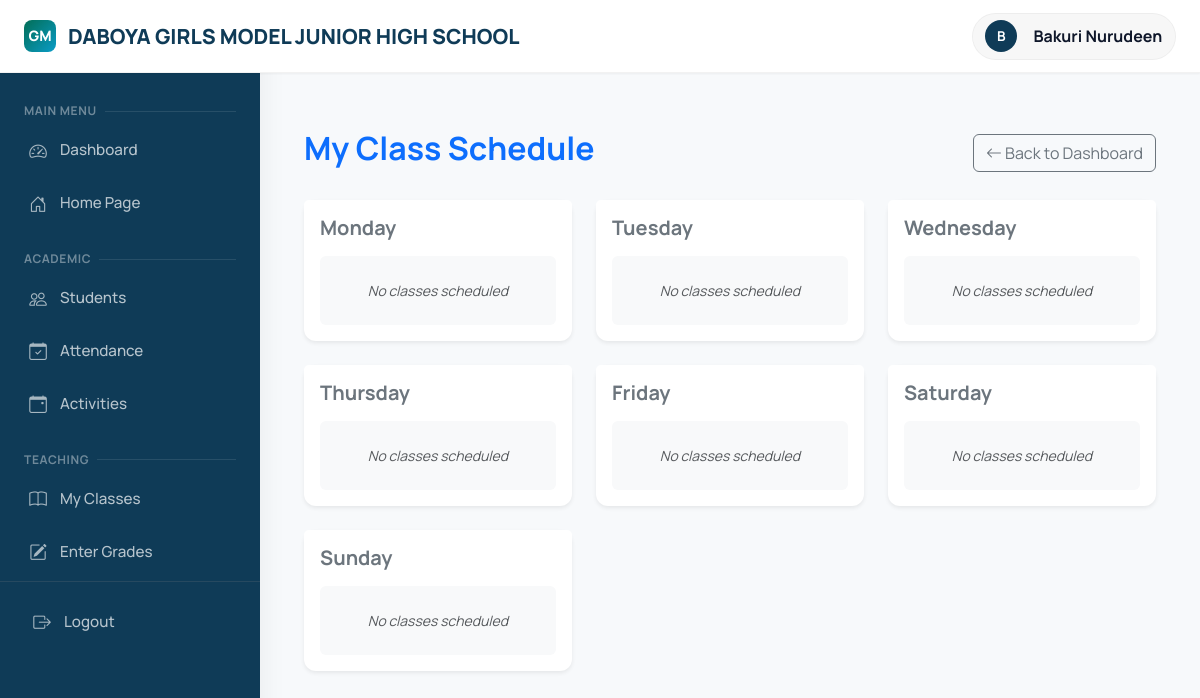
Before: /teachers/schedule/ (signed in) with the older database file.
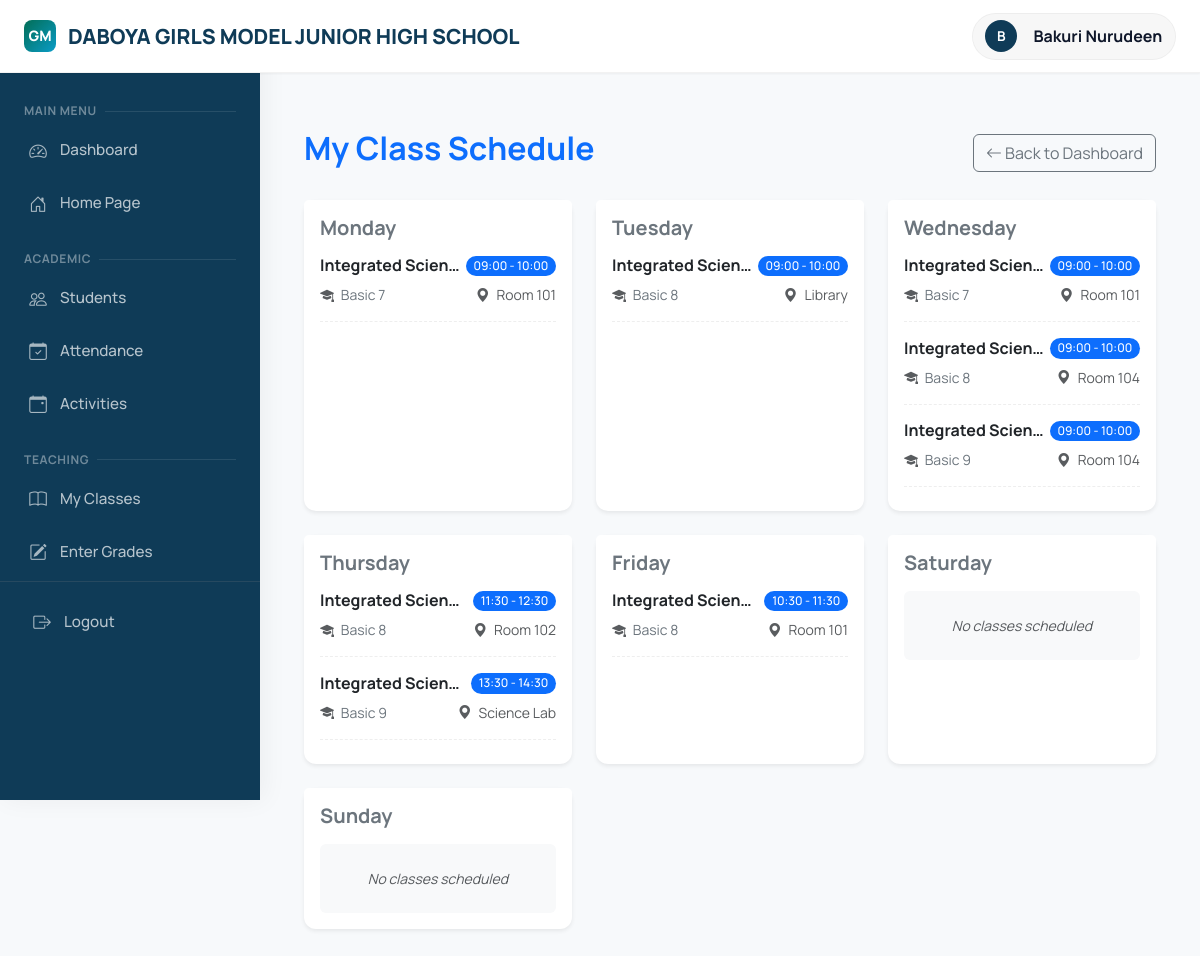
After: the same page with the newer database file.
### academics/models.py (models this page shows, shortened)
class SchoolInfo(models.Model):
    name = models.CharField(max_length=200, default="Daboya Girls Model JHS")
    address = models.TextField(default="P.O. Box 6, Daboya, North Gonja District")
    phone = models.CharField(max_length=50, default="024-0852910")
    email = models.EmailField(default="info@daboyagirlsmodel.edu.gh")
    motto = models.CharField(max_length=200, default="Success, Our Concern")
    logo = models.ImageField(upload_to='school_logo/', null=True, blank=True)
    class Meta:
        verbose_name_plural = "School Information"

class Timetable(models.Model):
    DAY_CHOICES = (
        (0, 'Monday'),
        (1, 'Tuesday'),
        (2, 'Wednesday'),
        (3, 'Thursday'),
        (4, 'Friday'),
        (5, 'Saturday'),
        (6, 'Sunday'),
    )
    class_subject = models.ForeignKey(ClassSubject, on_delete=models.CASCADE)
    day = models.IntegerField(choices=DAY_CHOICES)
    start_time = models.TimeField()
    end_time = models.TimeField()
    room = models.CharField(max_length=50, blank=True, help_text="e.g. Room 101 or Lab A")
    class Meta:
        ordering = ['day', 'start_time']
        verbose_name_plural = "Timetables"

class ClassSubject(models.Model):
    class_name = models.ForeignKey(Class, on_delete=models.CASCADE)
    subject = models.ForeignKey(Subject, on_delete=models.CASCADE)
    teacher = models.ForeignKey('teachers.Teacher', on_delete=models.SET_NULL, null=True)
    class Meta:
        unique_together = ['class_name', 'subject']

class Subject(models.Model):
    name = models.CharField(max_length=100)
    code = models.CharField(max_length=20, unique=True)
    description = models.TextField(blank=True)

class Class(models.Model):
    name = models.CharField(max_length=50)  # e.g., "Grade 10A", "Grade 9B"
    academic_year = models.ForeignKey(AcademicYear, on_delete=models.CASCADE)
    class_teacher = models.ForeignKey('teachers.Teacher', on_delete=models.SET_NULL,
                                     null=True, blank=True, related_name='managed_classes')
    class Meta:
        verbose_name_plural = "Classes"
        unique_together = ['name', 'academic_year']

### accounts/models.py (models this page shows, shortened)
class User(AbstractUser):
    USER_TYPES = (
        ('admin', 'Admin'),
        ('teacher', 'Teacher'),
        ('student', 'Student'),
        ('parent', 'Parent'),
    )
    user_type = models.CharField(max_length=10, choices=USER_TYPES)
    phone = models.CharField(max_length=15, blank=True)
    address = models.TextField(blank=True)
    profile_picture = models.ImageField(upload_to='profiles/', null=True, blank=True)

### teachers/views.py (the view)
# urls.py: path('schedule/', views.teacher_schedule, name='schedule'),
@login_required
def teacher_schedule(request):
    if request.user.user_type != 'teacher':
        messages.error(request, 'Access denied')
        return redirect('dashboard')
    try:
        teacher = Teacher.objects.get(user=request.user)
    except Teacher.DoesNotExist:
        messages.error(request, 'Teacher profile not found.')
        return redirect('dashboard')
    timetable_qs = Timetable.objects.filter(class_subject__teacher=teacher).select_related(
        'class_subject', 'class_subject__class_name', 'class_subject__subject'
    ).order_by('day', 'start_time')
    days_data = []
    for code, name in Timetable.DAY_CHOICES:
        entries = [t for t in timetable_qs if t.day == code]
        days_data.append({
            'name': name,
            'entries': entries
        })
    return render(request, 'teachers/schedule.html', {'days': days_data})

### academics/context_processors.py (called while the page is built)
def school_info(request):
    try:
        info = SchoolInfo.objects.first()
    except:
        info = None
    if not info:
        return {
            'school_name': "Daboya Girls Model JHS",
            'school_address': "P.O. Box 6, Daboya, North Gonja District",
            'school_motto': "Success, Our Concern",
        }
    return {
        'school_name': info.name,
        'school_address': info.address,
        'school_phone': info.phone,
        'school_email': info.email,
        'school_motto': info.motto,
        'school_logo': info.logo,
        'school_object': info
    }

### templates/teachers/schedule.html (shortened to what this page needs)
{% extends 'base.html' %}
{% block content %}
<div class="container py-4">
    <div class="d-flex justify-content-between align-items-center mb-4">
        <h2 class="fw-bold text-primary">My Class Schedule</h2>
        <a href="{% url 'dashboard' %}" class="btn btn-outline-secondary">
            <i class="bi bi-arrow-left"></i> Back to Dashboard
        </a>
    </div>
    <div class="row">
        {% for day in days %}
        <div class="col-md-6 col-lg-4 mb-4">
            <div class="card h-100 shadow-sm border-0">
                <div class="card-header bg-white border-bottom-0 pt-3">
                    <h5 class="card-title fw-bold text-secondary mb-0">
                        {{ day.name }}
                    </h5>
                </div>
                <div class="card-body pt-0">
                    {% if day.entries %}
                        <div class="list-group list-group-flush">
                        {% for entry in day.entries %}
                            <div class="list-group-item px-0 border-bottom-0 pb-3 mb-2" style="border-bottom: 1px dashed #eee !important;">
                                <div class="d-flex w-100 justify-content-between align-items-center mb-1">
                                    <h6 class="mb-0 fw-bold text-dark text-truncate" style="max-width: 60%;">
                                        {{ entry.class_subject.subject.name }}
                                    </h6>
                                    <span class="badge bg-primary text-white rounded-pill" style="font-weight: 500; font-size: 0.75rem;">
                                        {{ entry.start_time|time:"H:i" }} - {{ entry.end_time|time:"H:i" }}
                                    </span>
                                </div>
                                <div class="d-flex justify-content-between align-items-center mt-2">
                                    <span class="text-secondary small">
                                        <i class="bi bi-mortarboard-fill me-1 text-muted"></i>
                                        {{ entry.class_subject.class_name.name }}
                                    </span>
                                    {% if entry.room %}
                                    <span class="text-muted small">
                                        <i class="bi bi-geo-alt-fill me-1"></i> {{ entry.room }}
                                    </span>
                                    {% endif %}
                                </div>
                            </div>
                        {% endfor %}
                        </div>
                    {% else %}
                        <div class="py-4 text-center rounded bg-light mt-2">
                            <p class="text-muted small fst-italic mb-0">No classes scheduled</p>
                        </div>
                    {% endif %}
                </div>
            </div>
        </div>
        {% endfor %}
    </div>
</div>
{% endblock %}

### templates/base.html (shortened to what this page needs)
{% load static %}
<!DOCTYPE html>
<html lang="en">
<head>
    <link href="https://cdn.jsdelivr.net/npm/bootstrap@5.3.0/dist/css/bootstrap.min.css" rel="stylesheet">
    <link rel="stylesheet" href="https://cdn.jsdelivr.net/npm/bootstrap-icons@1.11.0/font/bootstrap-icons.css">
    <link rel="stylesheet" href="{% static 'css/loader.css' %}">
</head>
<body>
    {% if user.is_authenticated %}
    <div class="main-container">
        <header class="header">
            <div class="container-fluid px-4">
                <div class="d-flex justify-content-between align-items-center">
                    <div class="navbar-brand">
                        <div class="header-brand-icon">
                            {% if school_logo %}
                                <img src="{{ school_logo.url }}" alt="Logo" style="width: 100%; height: 100%; object-fit: cover; border-radius: 8px;">
                            {% else %}
                                GM
                            {% endif %}
                        </div>
                        <span>{{ school_name|default:"Girls Model JHS" }}</span>
                    </div>
                    <div>
                        <a href="{% url 'dashboard' %}" class="user-info">
                            <div class="user-avatar">
                                {{ user.get_full_name|first|upper }}
                            </div>
                            <div class="d-none d-md-block fs-6 fw-bold ps-1">
                                {{ user.get_full_name }}
                            </div>
                        </a>
                    </div>
                </div>
            </div>
        </header>
        <nav class="sidebar" id="sidebar">
            <h4 class="mb-2">Main Menu</h4>
            <div class="nav-item">
                <a href="{% url 'dashboard' %}" class="nav-link {% if request.resolver_match.url_name == 'dashboard' %}active{% endif %}">
                    <i class="bi bi-speedometer2"></i>
                    <span>Dashboard</span>
                </a>
            </div>
            <div class="nav-item">
                <a href="{% url 'home' %}" class="nav-link {% if request.resolver_match.url_name == 'home' %}active{% endif %}">
                    <i class="bi bi-house-door"></i>
                    <span>Home Page</span>
                </a>
            </div>
            {% if user.user_type == 'admin' or user.user_type == 'teacher' %}
            <h4 class="mb-2 mt-4">Academic</h4>
            <div class="nav-item">
                <a href="{% url 'students:student_list' %}" class="nav-link {% if request.resolver_match.url_name == 'student_list' %}active{% endif %}">
                    <i class="bi bi-people"></i>
                    <span>Students</span>
                </a>
            </div>
            <div class="nav-item">
                <a href="{% url 'students:mark_attendance' %}" class="nav-link {% if request.resolver_match.url_name == 'mark_attendance' %}active{% endif %}">
                    <i class="bi bi-calendar-check"></i>
                    <span>Attendance</span>
                </a>
            </div>
            <div class="nav-item">
                <a href="{% url 'academics:manage_activities' %}" class="nav-link {% if request.resolver_match.url_name == 'manage_activities' %}active{% endif %}">
                    <i class="bi bi-calendar-event"></i>
                    <span>Activities</span>
                </a>
            </div>
            {% endif %}
            {% if user.user_type == 'teacher' %}
            <h4 class="mb-2 mt-4">Teaching</h4>
            <div class="nav-item">
                <a href="{% url 'teachers:my_classes' %}" class="nav-link {% if request.resolver_match.url_name == 'my_classes' %}active{% endif %}">
                    <i class="bi bi-book"></i>
                    <span>My Classes</span>
                </a>
            </div>
            <div class="nav-item">
                <a href="{% url 'teachers:enter_grades' %}" class="nav-link {% if request.resolver_match.url_name == 'enter_grades' %}active{% endif %}">
                    <i class="bi bi-pencil-square"></i>
                    <span>Enter Grades</span>
                </a>
            </div>
            {% endif %}
            <div class="mt-auto p-3 border-top border-secondary border-opacity-25">
                <a href="{% url 'logout' %}" class="nav-link text-danger-emphasis">
                    <i class="bi bi-box-arrow-right"></i>
                    <span>Logout</span>
                </a>
            </div>
        </nav>
        <main class="main-content" id="mainContent">
            {% block content %}
            {% endblock %}
        </main>
    </div>
    <div class="position-fixed top-0 end-0 p-3" style="z-index: 1200; width: 320px;" id="toastContainer"></div>
    {% else %}
    {% block login_content %}
    {% endblock %}
    {% endif %}
</body>
</html>

### templates/base.html (style rules this page uses)
:root { --primary-dark: #0f3b57; --primary-teal: #026e56; --primary-light: #e6fcf5; --accent-blue: #0b9cc7; --secondary-color: #0b9cc7; --accent-color: #026e56; --text-main: #0f172a; --text-muted: #64748b; --surface-light: #f7f9fb; --surface-white: #ffffff; --sidebar-width: 260px; --sidebar-collapsed-width: 70px; --card-shadow: 0 4px 6px -1px rgba(0, 0, 0, 0.1), 0 2px 4px -1px rgba(0, 0, 0, 0.06); --gradient-strong: linear-gradient(135deg, var(--primary-dark) 0%, var(--primary-teal) 100%); }
* { box-sizing: border-box; }
body { font-family: 'Manrope', 'Segoe UI', Tahoma, Geneva, Verdana, sans-serif; background: var(--surface-light); color: var(--text-main); min-height: 100vh; margin: 0; }
.main-container { min-height: 100vh; display: flex; flex-direction: column; }
.header { background: #fff; color: var(--text-main); padding: 0.8rem 0; box-shadow: 0 1px 2px rgba(0,0,0,0.05); position: sticky; top: 0; z-index: 1000; border-bottom: 1px solid rgba(0,0,0,0.05); }
.header .navbar-brand { font-weight: 800; font-size: 1.3rem; color: var(--primary-dark) !important; display: flex; align-items: center; gap: 0.75rem; }
.header-brand-icon { width: 32px; height: 32px; background: linear-gradient(135deg, var(--primary-teal), var(--accent-blue)); color: #fff; border-radius: 8px; display: flex; align-items: center; justify-content: center; font-size: 0.9rem; }
.user-info { display: flex; align-items: center; gap: 0.75rem; padding: 0.4rem 0.8rem; background: rgba(0,0,0,0.03); border-radius: 99px; color: var(--text-main); text-decoration: none; transition: all 0.2s ease; border: 1px solid rgba(0,0,0,0.04); }
.user-avatar { width: 32px; height: 32px; border-radius: 50%; background: var(--primary-dark); color: #fff; display: flex; align-items: center; justify-content: center; font-weight: 700; font-size: 0.85rem; }
.sidebar { width: var(--sidebar-width); background: var(--primary-dark); color: rgba(255,255,255,0.8); min-height: 100vh; position: fixed; left: 0; top: 0; z-index: 999; box-shadow: 4px 0 24px rgba(0,0,0,0.05); transition: all 0.3s cubic-bezier(0.4, 0, 0.2, 1); overflow-y: auto; padding-top: 80px; }
.sidebar h4 { font-size: 0.75rem; text-transform: uppercase; letter-spacing: 0.05em; font-weight: 700; margin: 1.5rem 1.5rem 0.75rem; color: rgba(255,255,255,0.4); display: flex; align-items: center; gap: 8px; }
.sidebar h4::after { content: ''; flex-grow: 1; height: 1px; background: rgba(255,255,255,0.1); }
.nav-item { margin: 4px 12px; }
.nav-link { color: rgba(255,255,255,0.7) !important; padding: 0.7rem 1rem !important; border-radius: 8px !important; display: flex !important; align-items: center !important; gap: 12px !important; text-decoration: none !important; transition: all 0.2s ease !important; font-weight: 500 !important; font-size: 0.95rem; }
.nav-link i { font-size: 1.1rem; width: 20px; text-align: center; opacity: 0.9; }
.main-content { margin-left: var(--sidebar-width); min-height: 100vh; padding: 2rem; transition: margin-left 0.3s ease; }
.card { border: 1px solid rgba(0,0,0,0.05); border-radius: 12px; box-shadow: var(--card-shadow); background: #fff; }

Changed rows visible on the page:
added Timetable: class_subject.subject.name "Integrated Scien…", start_time "09:00", end_time "10:00", class_subject.class_name.name "Basic 7", room "Room 101", shown under "Monday"
added Timetable: class_subject.subject.name "Integrated Scien…", start_time "09:00", end_time "10:00", class_subject.class_name.name "Basic 8", room "Library", shown under "Tuesday"
added Timetable: class_subject.subject.name "Integrated Scien…", start_time "09:00", end_time "10:00", class_subject.class_name.name "Basic 7", room "Room 101", shown under "Wednesday"
added Timetable: class_subject.subject.name "Integrated Scien…", start_time "09:00", end_time "10:00", class_subject.class_name.name "Basic 8", room "Room 104", shown under "Wednesday"
added Timetable: class_subject.subject.name "Integrated Scien…", start_time "09:00", end_time "10:00", class_subject.class_name.name "Basic 9", room "Room 104", shown under "Wednesday"
added Timetable: class_subject.subject.name "Integrated Scien…", start_time "11:30", end_time "12:30", class_subject.class_name.name "Basic 8", room "Room 102", shown under "Thursday"
added Timetable: class_subject.subject.name "Integrated Scien…", start_time "13:30", end_time "14:30", class_subject.class_name.name "Basic 9", room "Science Lab", shown under "Thursday"
added Timetable: class_subject.subject.name "Integrated Scien…", start_time "10:30", end_time "11:30", class_subject.class_name.name "Basic 8", room "Room 101", shown under "Friday"
Other visible differences:
list line gone: "No classes scheduled"
